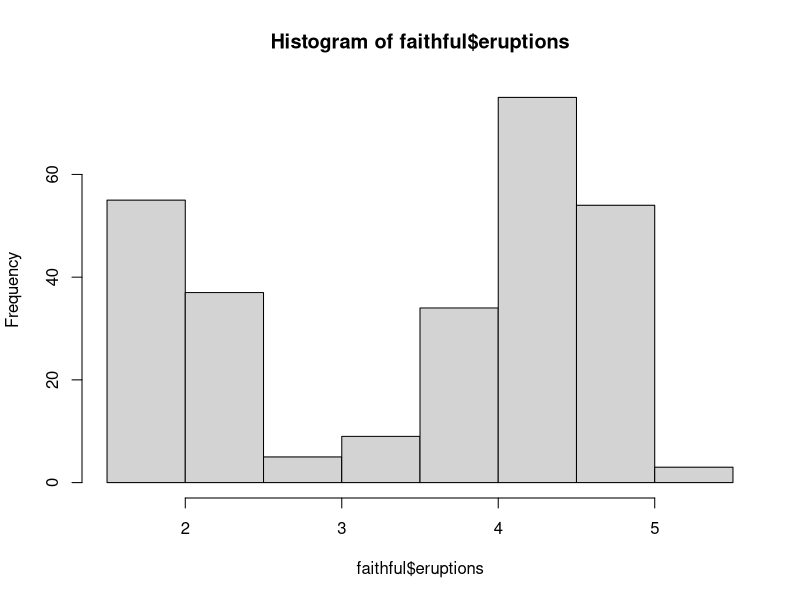
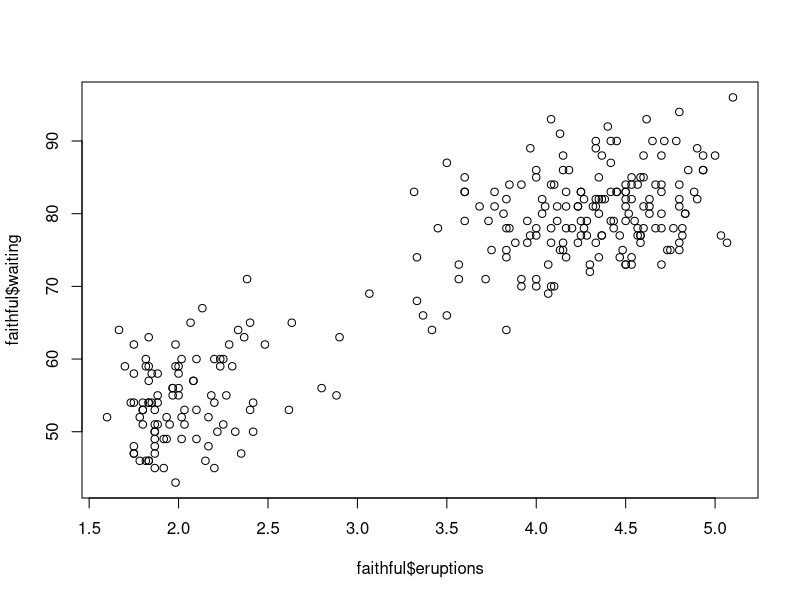
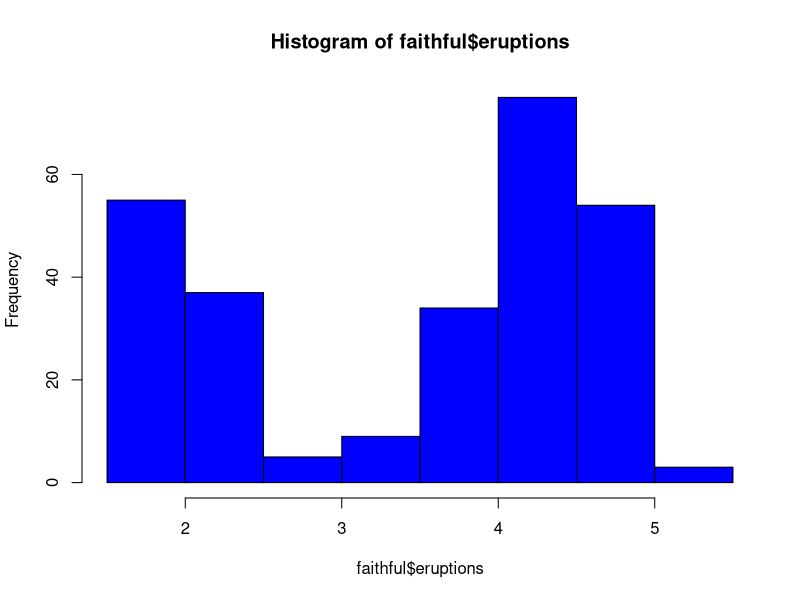
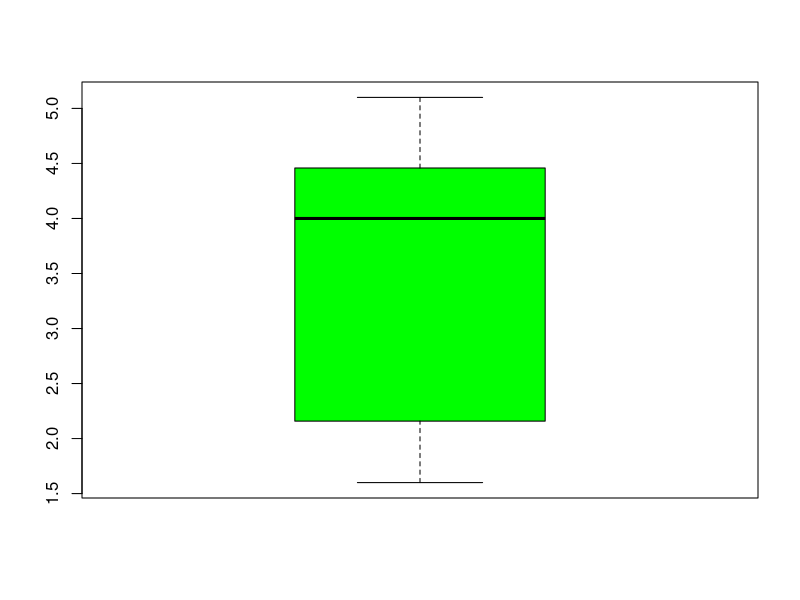
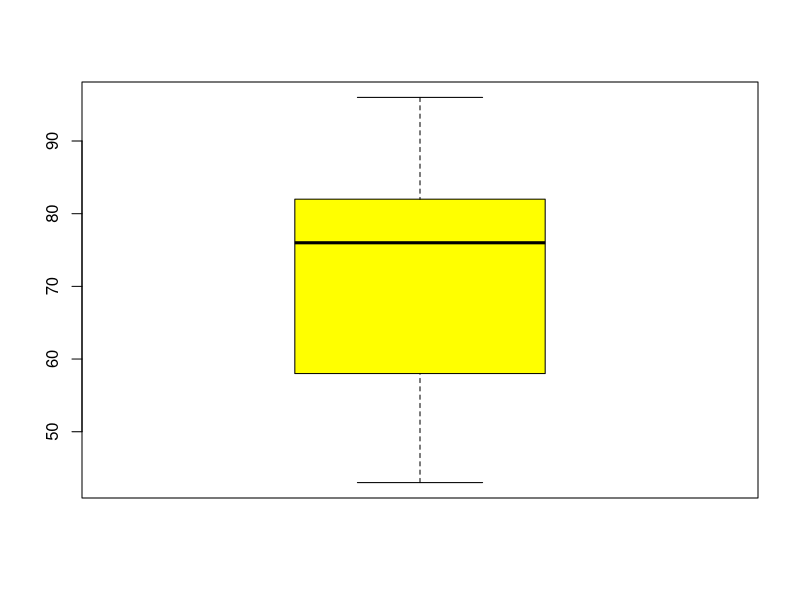
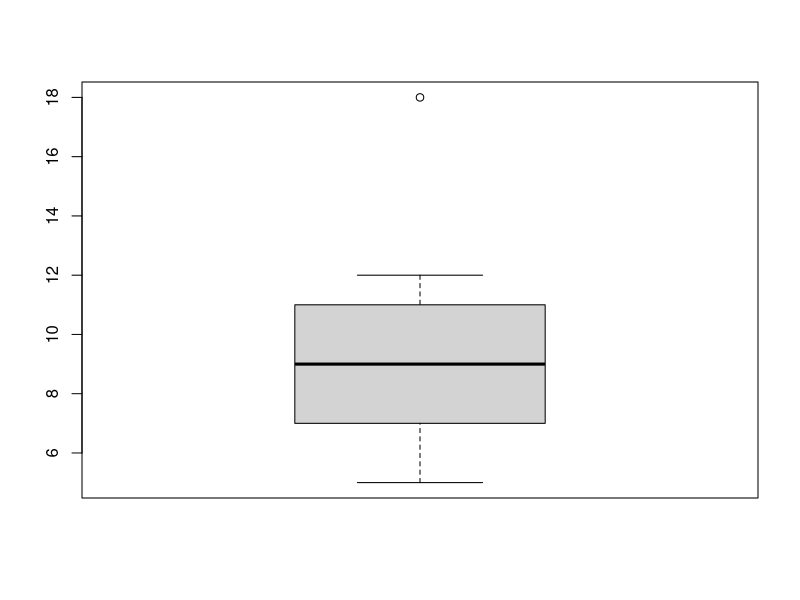

Reproduce these figures in R, in order.
View(faithful)
#Fin mean
mean(faithful$eruptions) #Mean is 3.487783

#Find the median
median(faithful$eruptions) # Median is 4

#Find the standard deviation
sd(faithful$eruptions) # standard deviation is 1.141371

#Find the data range
range(faithful$eruptions) # Range is 1.6 5.1

#Plot histogram to see the spread
hist(faithful$eruptions)


# FIND the correlation between eruption and waiting
cor(faithful$eruptions, faithful$waiting) #0.9008112

#Plot the data to see the coorelation
plot(faithful$eruptions, faithful$waiting)

# FIND the covariance between eruption and waiting
cov(faithful$eruptions, faithful$waiting) #13.97781

# Understand Data Distribution
hist(faithful$eruptions, col="blue")
#do we have outlier in eruptions data?
boxplot(faithful$eruptions, col="green") # No outlier
#do we have outlier in waiting data?
boxplot(faithful$waiting, col="yellow") # No outlier

# Lets identify the outlier in the vector age below
age<-c(5,6,7,8,9,10,11,12,18)
boxplot(age) # 18 is the outlier

#load e1071 package to use skewness function
# Find skewness
# install.packages("e1071")
library(e1071)
skewness(faithful$eruptions) # skewness is -0.4135498. Negative means, left skewed

# Find kurtosis
kurtosis(faithful$eruptions) # kurtosis is -1.511605. The normal distribution has zero kurtosis 


